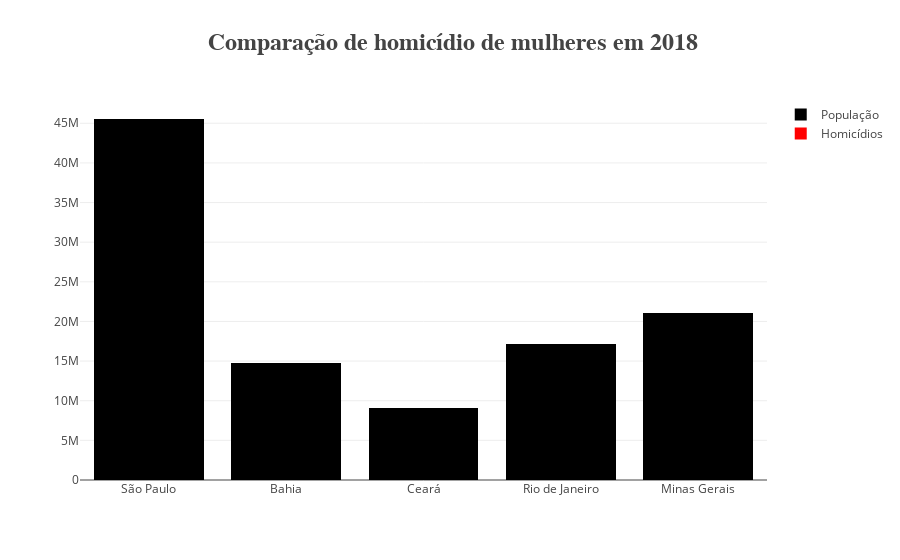

This figure's notebook cell:
### Code cell
statesArr = df['Estado']
pop18Arr = df['População do Estado em 2018']
die18Arr = df['Mulheres vítimas de homicídio em 2018']

popEstados2018 = go.Bar(
    x = [statesArr[24], statesArr[4], statesArr[5], statesArr[18], statesArr[12]],
    y = [pop18Arr[24], pop18Arr[4], pop18Arr[5], pop18Arr[18], pop18Arr[12]],
    name = 'População',
    marker={'color':'#000000'}
)

diesEstados2018 = go.Bar(
    x = [statesArr[24], statesArr[4], statesArr[5], statesArr[18], statesArr[12]],
    y = [die18Arr[24], die18Arr[4], die18Arr[5], die18Arr[18], die18Arr[12]],
    name = 'Homicídios',
    marker={'color':'#ff0000'}
)


layout = go.Layout(
    title = '<b> Comparação de homicídio de mulheres em 2018',
    titlefont = {
        'family':'Arial',
        'size':24
    },
    barmode='stack'
)
data = [diesEstados2018, popEstados2018]
fig = go.Figure(data=data, layout=layout)
py.iplot(fig)

### Figure 1 — Plotly figure (JSON) as saved in the notebook; plotly's stock layout.template omitted (floating-point values rounded to 4 significant figures)
{"data": [{"marker": {"color": "#ff0000"}, "name": "Homicídios", "type": "bar", "uid": "b9f0062e-9201-4b21-b16f-7d2ba94941da", "x": ["São Paulo", "Bahia", "Ceará", "Rio de Janeiro", "Minas Gerais"], "y": [461, 422, 447, 345, 331]}, {"marker": {"color": "#000000"}, "name": "População", "type": "bar", "uid": "c10298e8-8af3-4ff4-be74-5a57070bcb1a", "x": ["São Paulo", "Bahia", "Ceará", "Rio de Janeiro", "Minas Gerais"], "y": [45538936, 14812617, 9075649, 17159960, 21040662]}], "layout": {"barmode": "stack", "title": {"font": {"family": "Arial", "size": 24}, "text": "<b> Comparação de homicídio de mulheres em 2018"}}}
